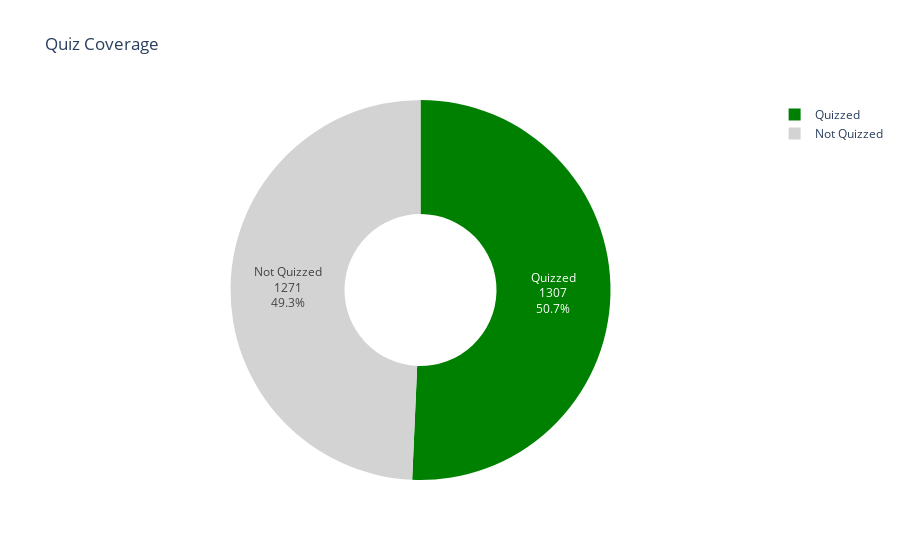

Notebook code cell kept with this figure:
### Code cell
# 8) Quiz Coverage - Words Quizzed vs Not Quizzed
quizzed = (df['Quiz Attempts'] > 0).sum()
not_quizzed = (df['Quiz Attempts'] == 0).sum()

fig8 = go.Figure(go.Pie(
    labels=['Quizzed', 'Not Quizzed'],
    values=[quizzed, not_quizzed],
    marker_colors=['green', 'lightgray'],
    textinfo='label+percent+value',
    hole=0.4
))
fig8.update_layout(title='Quiz Coverage')
fig8.show()

### Figure 1 — Plotly figure (JSON) as saved in the notebook; plotly's stock layout.template omitted (floating-point values rounded to 4 significant figures)
{"data": [{"hole": 0.4, "labels": ["Quizzed", "Not Quizzed"], "marker": {"colors": ["green", "lightgray"]}, "textinfo": "label+percent+value", "type": "pie", "values": [1307, 1271]}], "layout": {"title": {"text": "Quiz Coverage"}}}
